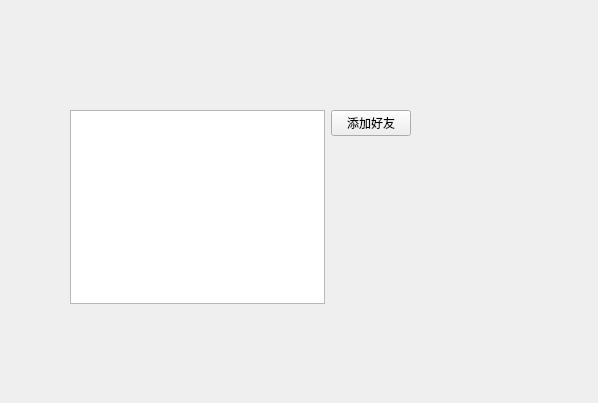
<?xml version="1.0" encoding="UTF-8"?>
<ui version="4.0">
 <class>onlineuserwid</class>
 <widget class="QWidget" name="onlineuserwid">
  <property name="geometry">
   <rect>
    <x>0</x>
    <y>0</y>
    <width>598</width>
    <height>403</height>
   </rect>
  </property>
  <property name="windowTitle">
   <string>Form</string>
  </property>
  <widget class="QWidget" name="layoutWidget">
   <property name="geometry">
    <rect>
     <x>70</x>
     <y>110</y>
     <width>341</width>
     <height>194</height>
    </rect>
   </property>
   <layout class="QHBoxLayout" name="horizontalLayout">
    <item>
     <widget class="QListWidget" name="onlineuser_lw"/>
    </item>
    <item>
     <layout class="QVBoxLayout" name="verticalLayout">
      <item>
       <widget class="QPushButton" name="addfriend_pb">
        <property name="text">
         <string>添加好友</string>
        </property>
       </widget>
      </item>
      <item>
       <spacer name="verticalSpacer">
        <property name="orientation">
         <enum>Qt::Orientation::Vertical</enum>
        </property>
        <property name="sizeHint" stdset="0">
         <size>
          <width>20</width>
          <height>128</height>
         </size>
        </property>
       </spacer>
      </item>
     </layout>
    </item>
   </layout>
  </widget>
 </widget>
 <resources/>
 <connections/>
</ui>
